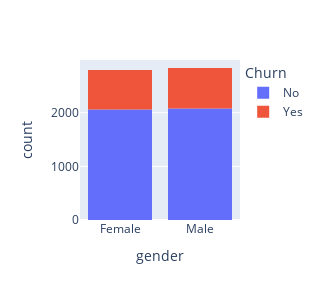

The notebook cell saved with this chart:
### Code cell
px.histogram(df_train, x='gender', color=target_name,height=300,width=300)

### Figure 1 — Plotly figure (JSON) as saved in the notebook; plotly's stock layout.template omitted (floating-point values rounded to 4 significant figures; data arrays with more than 128 entries replaced by an {"elided": "..."} marker saying what was removed)
{"data": [{"alignmentgroup": "True", "bingroup": "x", "hovertemplate": "Churn=No<br>gender=%{x}<br>count=%{y}<extra></extra>", "legendgroup": "No", "marker": {"color": "#636efa"}, "name": "No", "offsetgroup": "No", "orientation": "v", "showlegend": true, "type": "histogram", "x": {"elided": "4139 str values"}, "xaxis": "x", "yaxis": "y"}, {"alignmentgroup": "True", "bingroup": "x", "hovertemplate": "Churn=Yes<br>gender=%{x}<br>count=%{y}<extra></extra>", "legendgroup": "Yes", "marker": {"color": "#EF553B"}, "name": "Yes", "offsetgroup": "Yes", "orientation": "v", "showlegend": true, "type": "histogram", "x": {"elided": "1495 str values"}, "xaxis": "x", "yaxis": "y"}], "layout": {"barmode": "relative", "height": 300, "legend": {"title": {"text": "Churn"}, "tracegroupgap": 0}, "margin": {"t": 60}, "width": 300, "xaxis": {"anchor": "y", "domain": [0, 1], "title": {"text": "gender"}}, "yaxis": {"anchor": "x", "domain": [0, 1], "title": {"text": "count"}}}}
